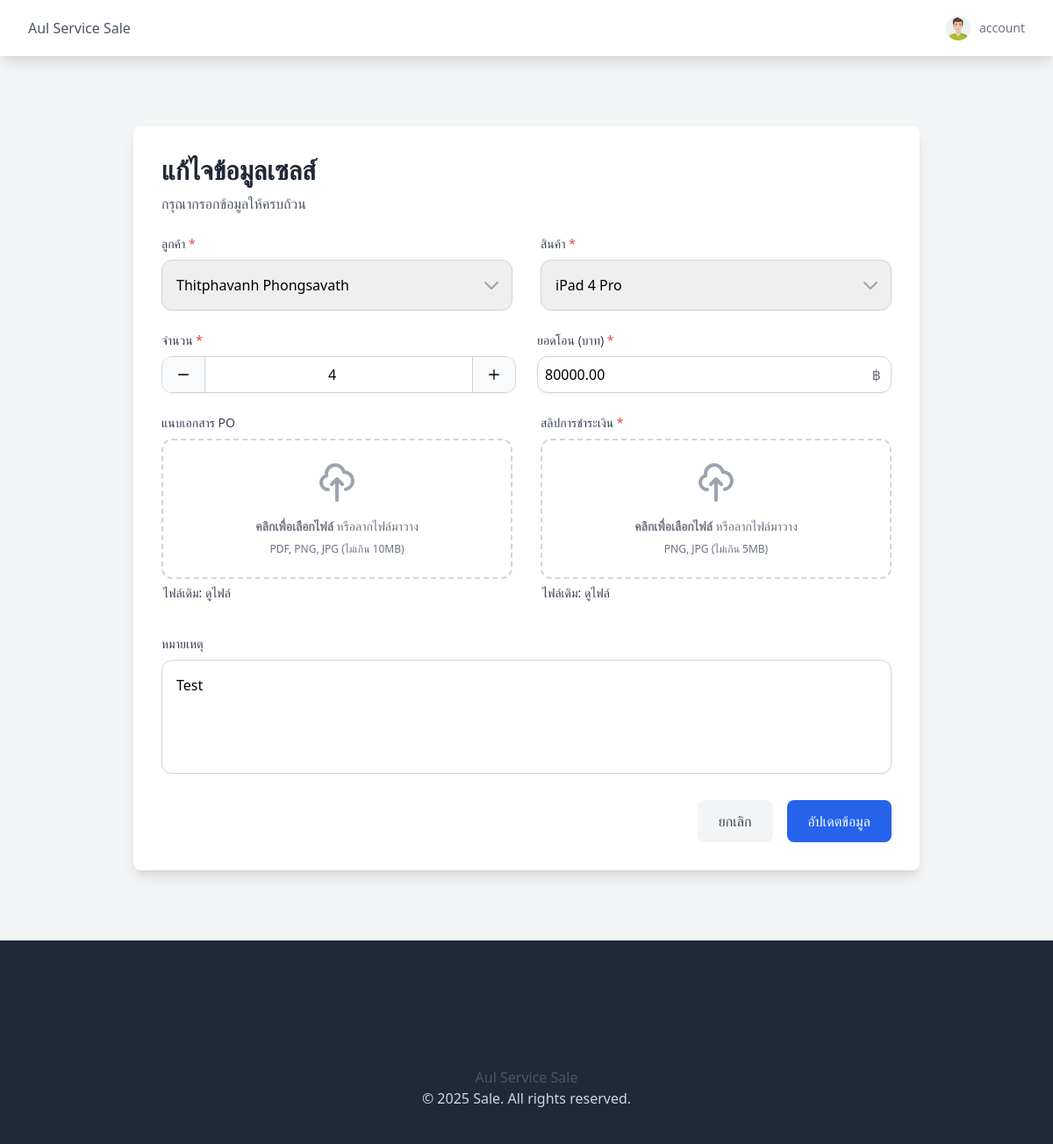
The app's page /sales/edit/2/ (signed in) with its own data.
### sales/models.py (models this page shows, shortened)
class CustomUser(models.Model):
    user = models.OneToOneField(User, on_delete=models.CASCADE, null=True, blank=True)
    user_type = models.CharField(max_length=20, default="sales", null=True, blank=True)
    avatar = models.ImageField(upload_to="avatars/", null=True, blank=True)
    bio = models.CharField(max_length=255, null=True, blank=True)
    tel = models.CharField(max_length=20, null=True, blank=True)

class SaleRecord(models.Model):
    user = models.ForeignKey(User, on_delete=models.CASCADE, blank=True, null=True)
    STATUS_CHOICES = [
        ("pending", "รอคอนเฟิร์ม"),
        ("confirmed", "คอนเฟิร์มยอดแล้ว"),
    ]
    customer = models.ForeignKey(
        Customer, on_delete=models.CASCADE, blank=True, null=True
    )
    product = models.ForeignKey(
        Product, on_delete=models.CASCADE, blank=True, null=True
    )
    quantity = models.IntegerField()
    transfer_amount = models.DecimalField(max_digits=10, decimal_places=2)
    po_document = models.FileField(upload_to="po_documents/", blank=True, null=True)
    payment_slip = models.FileField(upload_to="payment_slips/", blank=True, null=True)
    remarks = models.TextField(blank=True, null=True)
    status = models.CharField(max_length=10, choices=STATUS_CHOICES, default="pending")
    created_by = models.ForeignKey(
        User,
        on_delete=models.CASCADE,
        related_name="sale_records",
        blank=True,
        null=True,
    )

class Customer(models.Model):
    first_name = models.CharField(max_length=255, blank=True, null=True)
    last_name = models.CharField(max_length=255, blank=True, null=True)

class Product(models.Model):
    name = models.CharField(max_length=255, unique=True, blank=True, null=True)

### sales/views.py (the view, shortened to what this page needs)
# urls.py: path("sales/edit/<int:sale_id>/", views.edit_sale_record, name="edit-sale-record-page"),
def edit_sale_record(request, sale_id):
    sale_record = get_object_or_404(
        SaleRecord, id=sale_id
    )  # Get sale record or return 404
    customers = Customer.objects.all()
    products = Product.objects.all()
    context = {
        "sale_record": sale_record,
        "customers": customers,
        "products": products,
    }
    return render(request, "sales/edit-sale-record.html", context)

### sales/templates/sales/edit-sale-record.html (shortened to what this page needs)
{% extends 'base.html' %}
{% block content %}
    <div class="max-w-4xl mx-auto bg-white p-8 rounded-lg shadow-lg mt-20 mb-20">
        <div class="mb-6">
            <h2 class="text-3xl font-bold text-gray-800">แก้ไจข้อมูลเซลส์</h2>
            <p class="text-gray-600 mt-2">กรุณากรอกข้อมูลให้ครบถ้วน</p>
        </div>
        <form method="POST" enctype="multipart/form-data" class="space-y-6" id="salesForm">
        <div class="grid md:grid-cols-2 gap-8">
            <div class="group">
                <label class="block text-sm font-medium text-gray-700 mb-2 group-hover:text-blue-600 transition-colors">
                    ลูกค้า <span class="text-red-500">*</span>
                </label>
                <div class="relative transform transition-all duration-200 group-hover:scale-[1.02]">
                    <select name="customer" required
                            class="w-full border border-gray-300 rounded-xl p-4 pr-10 appearance-none focus:ring-2 focus:ring-blue-500 focus:border-blue-500 shadow-sm hover:border-blue-400 transition-all">
                        {% for customer in customers %}
                            <option value="{{ customer.id }}" {% if customer.id == sale_record.customer.id %}selected{% endif %}>
                                {{ customer.first_name }} {{ customer.last_name }}
                            </option>
                        {% endfor %}
                    </select>
                    <div class="absolute inset-y-0 right-0 flex items-center px-3 pointer-events-none text-gray-400 group-hover:text-blue-500">
                    </div>
                </div>
            </div>
            <div class="group">
                <label class="block text-sm font-medium text-gray-700 mb-2 group-hover:text-blue-600 transition-colors">
                    สินค้า <span class="text-red-500">*</span>
                </label>
                <div class="relative transform transition-all duration-200 group-hover:scale-[1.02]">
                    <select name="product" required
                            class="w-full border border-gray-300 rounded-xl p-4 pr-10 appearance-none focus:ring-2 focus:ring-blue-500 focus:border-blue-500 shadow-sm hover:border-blue-400 transition-all">
                        {% for product in products %}
                            <option value="{{ product.id }}" {% if product.id == sale_record.product.id %}selected{% endif %}>
                                {{ product.name }}
                            </option>
                        {% endfor %}
                    </select>
                    <div class="absolute inset-y-0 right-0 flex items-center px-3 pointer-events-none text-gray-400 group-hover:text-blue-500">
                    </div>
                </div>
            </div>
        </div>
            <div class="grid md:grid-cols-2 gap-6">
                <div class="group">
                    <label class="block text-sm font-medium text-gray-700 mb-2 group-hover:text-blue-600 transition-colors">
                        จำนวน <span class="text-red-500">*</span>
                    </label>
                    <div class="flex rounded-xl border border-gray-300 overflow-hidden group-hover:border-blue-400 transition-all shadow-sm">
                        <button type="button"
                                class="px-4 py-3 bg-gray-50 hover:bg-gray-100 active:bg-gray-200 transition-colors"
                                onclick="decrementQuantity()">
                            <svg class="w-4 h-4" fill="none" stroke="currentColor" viewBox="0 0 24 24">
                                <path d="M20 12H4" stroke-width="2" stroke-linecap="round"/>
                            </svg>
                        </button>
                        <input type="number" name="quantity" value="{{ sale_record.quantity }}" required
                               class="w-full text-center border-x border-gray-300 focus:ring-0 focus:border-blue-500"
                               id="quantityInput">
                        <button type="button"
                                class="px-4 py-3 bg-gray-50 hover:bg-gray-100 active:bg-gray-200 transition-colors"
                                onclick="incrementQuantity()">
                            <svg class="w-4 h-4" fill="none" stroke="currentColor" viewBox="0 0 24 24">
                                <path d="M12 4v16m8-8H4" stroke-width="2" stroke-linecap="round"/>
                            </svg>
                        </button>
                    </div>
                </div>
                <div class="group">
                    <label class="block text-sm font-medium text-gray-700 mb-2 group-hover:text-blue-600 transition-colors">
                        ยอดโอน (บาท) <span class="text-red-500">*</span>
                    </label>
                    <div class="relative transform transition-all duration-200 group-hover:scale-[1.02]">
                        <input type="number" name="transfer_amount" step="1" value="{{ sale_record.transfer_amount }}" required
                               class="w-full border border-gray-300 rounded-xl p-2 pr-12 focus:ring-2 focus:ring-blue-500 focus:border-blue-500 shadow-sm hover:border-blue-400 transition-all">
                        <div class="absolute inset-y-0 right-0 flex items-center px-3">
                            <span class="text-gray-500">฿</span>
                        </div>
                    </div>
                </div>
            </div>
        <div class="grid md:grid-cols-2 gap-8 pb-10">
            <div class="group">
                <label class="block text-sm font-medium text-gray-700 mb-2 group-hover:text-blue-600 transition-colors">
                    แนบเอกสาร PO
                </label>
                <div class="flex items-center justify-center w-full">
                    <label class="flex flex-col w-full h-40 border-2 border-gray-300 border-dashed rounded-xl cursor-pointer hover:bg-blue-50 hover:border-blue-400 transition-all duration-200">
                        <div class="flex flex-col items-center justify-center pt-6 pb-6">
                            <svg class="w-12 h-12 mb-4 text-gray-400 group-hover:text-blue-500 transition-colors" fill="none" stroke="currentColor" viewBox="0 0 24 24">
                                <path stroke-linecap="round" stroke-linejoin="round" stroke-width="2"
                                      d="M7 16a4 4 0 01-.88-7.903A5 5 0 1115.9 6L16 6a5 5 0 011 9.9M15 13l-3-3m0 0l-3 3m3-3v12"/>
                            </svg>
                            <p class="mb-2 text-sm text-gray-500 group-hover:text-blue-600 transition-colors">
                                <span class="font-semibold">คลิกเพื่อเลือกไฟล์</span> หรือลากไฟล์มาวาง
                            </p>
                            <p class="text-xs text-gray-500">PDF, PNG, JPG (ไม่เกิน 10MB)</p>
                        </div>
                        {% if sale_record.po_document %}
                            <p class="block text-sm font-medium text-gray-700 mb-2 group-hover:text-blue-600 transition-colors mt-2">ไฟล์เดิม: <a href="{{ sale_record.po_document.url }}" target="_blank">ดูไฟล์</a></p>
                        {% endif %}
                    </label>
                </div>
            </div>
            <div class="group">
                <label class="block text-sm font-medium text-gray-700 mb-2 group-hover:text-blue-600 transition-colors">
                    สลิปการชำระเงิน <span class="text-red-500">*</span>
                </label>
                <div class="flex items-center justify-center w-full">
                    <label class="flex flex-col w-full h-40 border-2 border-gray-300 border-dashed rounded-xl cursor-pointer hover:bg-blue-50 hover:border-blue-400 transition-all duration-200">
                        <div class="flex flex-col items-center justify-center pt-6 pb-6">
                            <svg class="w-12 h-12 mb-4 text-gray-400 group-hover:text-blue-500 transition-colors" fill="none" stroke="currentColor" viewBox="0 0 24 24">
                                <path stroke-linecap="round" stroke-linejoin="round" stroke-width="2"
                                      d="M7 16a4 4 0 01-.88-7.903A5 5 0 1115.9 6L16 6a5 5 0 011 9.9M15 13l-3-3m0 0l-3 3m3-3v12"/>
                            </svg>
                            <p class="mb-2 text-sm text-gray-500 group-hover:text-blue-600 transition-colors">
                                <span class="font-semibold">คลิกเพื่อเลือกไฟล์</span> หรือลากไฟล์มาวาง
                            </p>
                            <p class="text-xs text-gray-500">PNG, JPG (ไม่เกิน 5MB)</p>
                        </div>
                        {% if sale_record.payment_slip %}
                            <p class="block text-sm font-medium text-gray-700 mb-2 group-hover:text-blue-600 transition-colors mt-2">ไฟล์เดิม: <a href="{{ sale_record.payment_slip.url }}" target="_blank">ดูไฟล์</a></p>
                        {% endif %}
                    </label>
                </div>
            </div>
        </div>
            <div class="group">
                <label class="block text-sm font-medium text-gray-700 mb-2 group-hover:text-blue-600 transition-colors">หมายเหตุ</label>
                <textarea name="remarks" rows="4"
                          class="w-full border border-gray-300 rounded-xl p-4 focus:ring-2 focus:ring-blue-500 focus:border-blue-500 shadow-sm hover:border-blue-400 transition-all resize-none"
                          placeholder="เพิ่มข้อมูลเพิ่มเติม (ถ้ามี)">{{ sale_record.remarks }}</textarea>
            </div>
            <div class="flex items-center justify-end space-x-4">
                <button type="button" onclick="window.history.back()"
                        class="px-6 py-3 bg-gray-100 text-gray-700 rounded-lg hover:bg-gray-200 focus:outline-none focus:ring-2 focus:ring-gray-500">
                    ยกเลิก
                </button>
                <button type="submit"
                        class="px-6 py-3 bg-blue-600 text-white rounded-lg hover:bg-blue-700 focus:outline-none focus:ring-2 focus:ring-blue-500">
                    อัปเดตข้อมูล
                </button>
            </div>
        </form>
    </div>
{% endblock %}

### templates/components/navbar.html (shortened to what this page needs)
{% load static %}
<nav class="bg-white shadow-lg">
    <div class="max-w-7xl mx-auto px-4 sm:px-6 lg:px-8">
        <div class="flex justify-between h-16 items-center">
            <div class="flex items-center">
                <a href="{% url 'home-page' %}" class="text-gray-600 hover:text-blue-600">Aul Service Sale</a>
            </div>
            <div class="relative hidden md:block">
                {% if user.is_authenticated %}
                    <button id="profile-btn" class="flex items-center space-x-2 focus:outline-none">
                        {% if user.customuser.avatar %}
                            <img src="{{ user.customuser.avatar.url }}" class="w-8 h-8 rounded-full cursor-pointer" id="profile-avatar">
                        {% else %}
                            <img src="{% static 'images/default-avatar.jpg' %}" class="w-8 h-8 rounded-full cursor-pointer" id="profile-avatar">
                        {% endif %}
                        <div class="text-gray-800">
                            <span class="text-sm text-gray-500 block" id="user-type">{{ user.customuser.user_type }}</span>
                        </div>
                    </button>
                {% else %}
                    <div class="flex space-x-4">
                        <span><a href="{% url 'login-page' %}" class="block px-4 py-2 text-gray-600 hover:text-blue-600">Login</a></span>
                    </div>
                {% endif %}
            </div>
        </div>
    </div>
</nav>

### records on screen
SaleRecord: customer "Thitphavanh Phongsavath", product "iPad 4 Pro", quantity "4", transfer_amount "80000.00", remarks "Test"

### other values on screen
{{ user.customuser.user_type }} "account"
